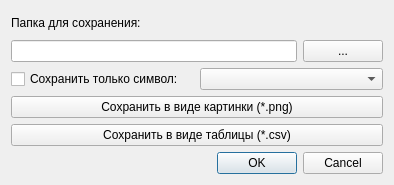
<?xml version="1.0" encoding="UTF-8"?>
<ui version="4.0">
 <class>Dialog</class>
 <widget class="QDialog" name="Dialog">
  <property name="geometry">
   <rect>
    <x>0</x>
    <y>0</y>
    <width>394</width>
    <height>185</height>
   </rect>
  </property>
  <property name="windowTitle">
   <string>Dialog</string>
  </property>
  <layout class="QVBoxLayout" name="verticalLayout_5">
   <item>
    <layout class="QVBoxLayout" name="verticalLayout_4">
     <item>
      <layout class="QVBoxLayout" name="verticalLayout_3">
       <item>
        <widget class="QLabel" name="label">
         <property name="text">
          <string>Папка для сохранения:</string>
         </property>
        </widget>
       </item>
       <item>
        <layout class="QHBoxLayout" name="horizontalLayout_2">
         <item>
          <widget class="QLineEdit" name="lineEdit"/>
         </item>
         <item>
          <widget class="QPushButton" name="pbBrowse">
           <property name="text">
            <string>...</string>
           </property>
          </widget>
         </item>
        </layout>
       </item>
      </layout>
     </item>
     <item>
      <layout class="QVBoxLayout" name="verticalLayout_2">
       <item>
        <layout class="QHBoxLayout" name="horizontalLayout">
         <item>
          <widget class="QCheckBox" name="chbSaveOneSymbol">
           <property name="text">
            <string>Сохранить только символ:</string>
           </property>
          </widget>
         </item>
         <item>
          <widget class="QComboBox" name="cbSymbol"/>
         </item>
        </layout>
       </item>
       <item>
        <layout class="QVBoxLayout" name="verticalLayout">
         <item>
          <widget class="QPushButton" name="pvSavePict">
           <property name="text">
            <string>Сохранить в виде картинки (*.png)</string>
           </property>
          </widget>
         </item>
         <item>
          <widget class="QPushButton" name="pbSaveWeights">
           <property name="text">
            <string>Сохранить в виде таблицы (*.csv)</string>
           </property>
          </widget>
         </item>
        </layout>
       </item>
      </layout>
     </item>
    </layout>
   </item>
   <item>
    <widget class="QDialogButtonBox" name="buttonBox">
     <property name="orientation">
      <enum>Qt::Horizontal</enum>
     </property>
     <property name="standardButtons">
      <set>QDialogButtonBox::Cancel|QDialogButtonBox::Ok</set>
     </property>
    </widget>
   </item>
  </layout>
 </widget>
 <resources/>
 <connections>
  <connection>
   <sender>buttonBox</sender>
   <signal>accepted()</signal>
   <receiver>Dialog</receiver>
   <slot>accept()</slot>
   <hints>
    <hint type="sourcelabel">
     <x>248</x>
     <y>254</y>
    </hint>
    <hint type="destinationlabel">
     <x>157</x>
     <y>274</y>
    </hint>
   </hints>
  </connection>
  <connection>
   <sender>buttonBox</sender>
   <signal>rejected()</signal>
   <receiver>Dialog</receiver>
   <slot>reject()</slot>
   <hints>
    <hint type="sourcelabel">
     <x>316</x>
     <y>260</y>
    </hint>
    <hint type="destinationlabel">
     <x>286</x>
     <y>274</y>
    </hint>
   </hints>
  </connection>
 </connections>
</ui>
